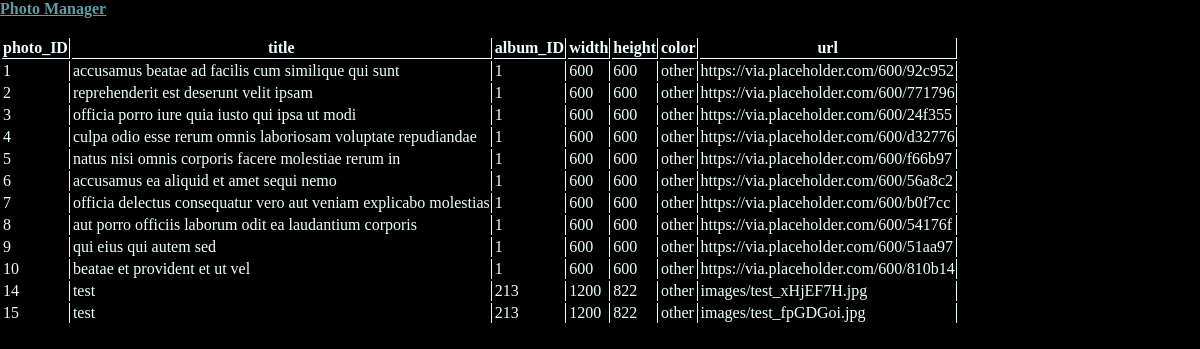
Before: /photo-manager/options/read with the older database file.
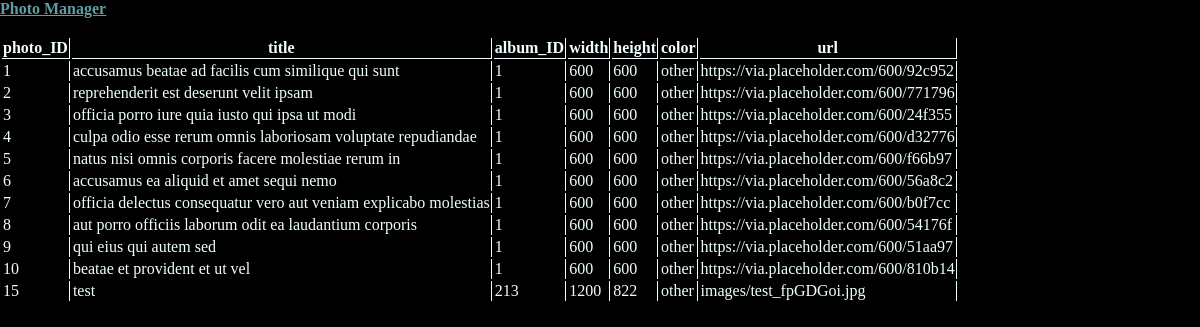
After: the same page with the newer database file.
### photo_manager/models.py (models this page shows)
class Photo(models.Model):
    photo_ID = models.AutoField(primary_key=True)
    title = models.CharField(max_length=200)
    album_ID = models.IntegerField()
    width = models.IntegerField()
    height = models.IntegerField()
    color = models.CharField(max_length=100)
    url = models.ImageField(upload_to='images')

### photo_manager/views.py (the view)
# urls.py: path('photo-manager/options/read', views.read, name='option-read'),
def read(request):
    photos = Photo.objects.all()
    field_names = [f.name for f in Photo._meta.get_fields()]
    object_fields = ['photo.' + field for field in field_names]
    context = {'photos': photos, 'field_names': field_names,
               'object_fields': object_fields}
    return render(request, 'photo_manager/options/read.html', context)

### photo_manager/templates/photo_manager/options/read.html
{% extends 'photo_manager/base/base.html' %}
{% block body %}
<br>
<div>
    <table class="photo_table">
        <tr>
            {% for field in field_names%}
            <th>{{ field }}</th>
            {% endfor %}
        </tr>
        {% for photo in photos %}
        <tr>
            <td>{{ photo.photo_ID}} </td>
            <td>{{ photo.title }} </td>
            <td>{{ photo.album_ID }} </td>
            <td>{{ photo.width }} </td>
            <td>{{ photo.height }} </td>
            <td>{{ photo.color }} </td>
            <td>{{ photo.url }} </td>
        </tr>
        {% empty %}
        <p>Sorry, no images found in the database. Please <a href="{% url 'option-create' %}">add manually</a> or <a
                href="{% url 'option-initialize-database' %}">initalize the database</a>.</p>
        </p>
        {% endfor %}
    </table>
</div>
{% endblock %}

Changed rows visible on the page:
removed Photo: photo_ID "14", title "test", album_ID "213", width "1200", height "822", color "other", url "images/test_xHjEF7H.jpg"
